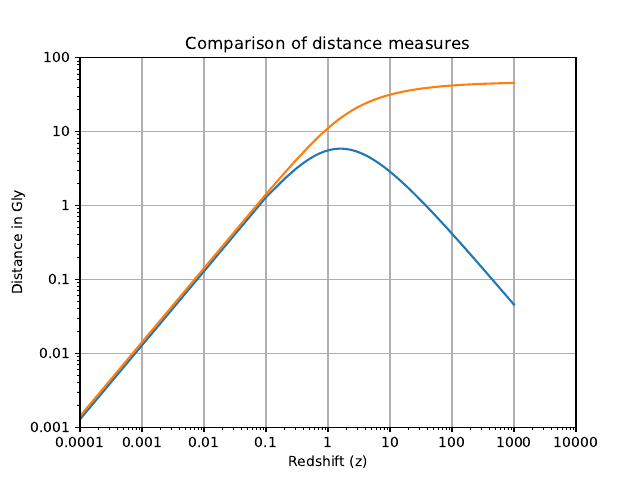

Write Python code to recreate this figure.
# Aim
#   To plot the variation of Comoving distance and angular diameter distance with redshift.
#   To reproduce this image: https://en.wikipedia.org/wiki/File:CosmoDistanceMeasures_z_to_1e4.png 

# Libraries required: 
#   Obvious: numpy, matplotlib
#   Others: 
#       cosmolopy: To calculate the angular diameter distance and comoving distance        
#       (optional) tqdm: Gives a progress bar for the For loop. Shows how much time the loop will take to complete 


import numpy as np                                                                           
import cosmolopy.distance as cd
import matplotlib.pyplot as plt
import matplotlib
from tqdm.auto import tqdm

# Angular diameter distance (Units: Mpc)

def a_distance(var):
    return cd.angular_diameter_distance(var, **cosmo)

# Comoving distance (Units: Mpc)

def c_distance(var):
    return cd.comoving_distance(var, **cosmo)


# Cosmology 
# Parameters used are taken from Planck 2013

omegam0 = 0.315
omegal = 0.685
h = 0.673
cosmo = {'omega_M_0': omegam0, 'omega_lambda_0': omegal, 'omega_k_0': 0.0, 'h': h}

# Write the data into files so that we can read them later to make the plot

f_a = open("ang_dia_dist_vs_z.txt", 'w')
f_c = open("comov_dist_vs_z.txt", 'w')

# Step size of 0.1 is chosen to get a smooth curve. 
# With step size = 1 we  get a kink near z = 1
# If you are not using tqdm, then run the For loop as - for n in z:

z = np.arange(0, 1000, 0.1)
for n in tqdm(z):
   f_a.write('{}  {}\n'.format(n, a_distance(n))) 
   f_c.write('{}  {}\n'.format(n, c_distance(n))) 
f_a.close()
f_c.close()

# Read files and make the plots

red, a_dist = np.loadtxt('ang_dia_dist_vs_z.txt', unpack = True)
red, c_dist = np.loadtxt('comov_dist_vs_z.txt', unpack = True)

fig, ax = plt.subplots()
plt.xscale('log')
plt.yscale('log')

# 0.0032637977445371 has been multiplied to convert the distance from Mpc to Gly (Giga light years)

plt.plot(red, 0.0032637977445371 * a_dist, label = 'Ang. Dia. Distance')
plt.plot(red, 0.0032637977445371 * c_dist, label = 'Comoving Distance')
plt.xlim(1E-4, 10000)
plt.ylim(0.001, 100)
plt.xticks((1E-4, 0.001, 0.01, 0.1, 1, 10, 100, 1000, 10000),(1E-4, 0.001, 0.01, 0.1, 1, 10, 100, 1000, 10000))
plt.yticks((0.001, 0.01, 0.1, 1, 10, 100),(0.001, 0.01, 0.1, 1, 10, 100))
plt.xlabel("Redshift (z)")
plt.ylabel("Distance in Gly")
plt.title("Comparison of distance measures")
plt.grid(True)
plt.savefig("distances_in_cosmology.pdf")
plt.legend()
plt.show()
